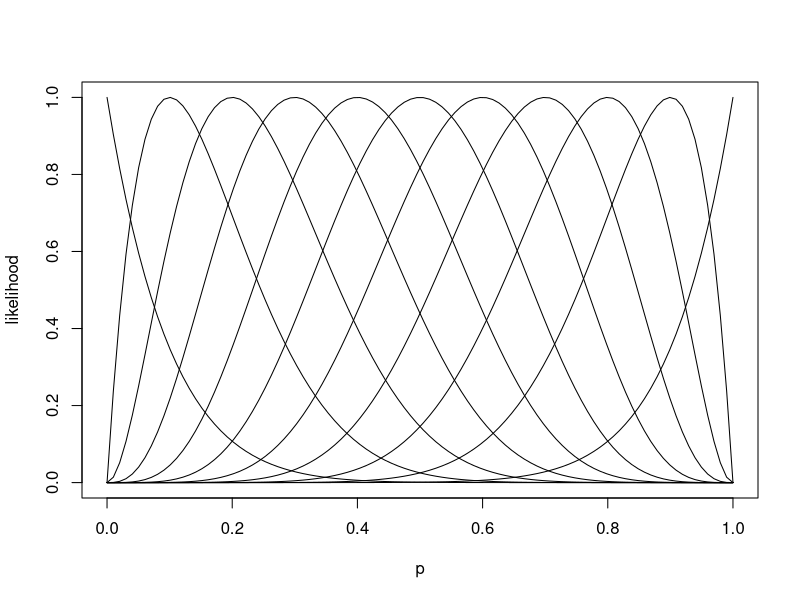
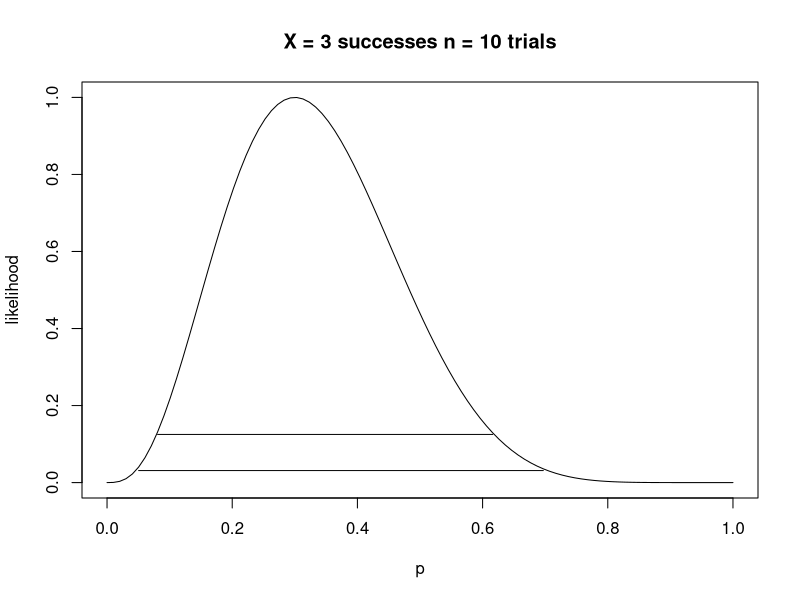

R code for these plots, in order:
png("binomialLikelihoods.png")
plot(0 : 1, 0 : 1, type = "n", xlab = "p", ylab = "likelihood")
plotPoints <- seq(0, 1, length = 100)
lbinom <- function(p, x, n){
  dbinom(x, n, p) / dbinom(x, n, x / n)
}
n <- 10
sapply(0 : n,
       function(x){
         lines(plotPoints, lbinom(plotPoints, x, n))
       }
       )
dev.off()

png("binomialLikelihoods2.png")
plot(0 : 1, 0 : 1, type = "n", xlab = "p", ylab = "likelihood")
x <- 3
temp <- lbinom(plotPoints, x, n)
lines(plotPoints, lbinom(plotPoints, x, n))
lines(plotPoints[temp > 1/8], rep(1/8, sum(temp > 1/8)))
lines(plotPoints[temp > 1/32], rep(1/32, sum(temp > 1/32)))
title("X = 3 successes n = 10 trials")
dev.off()

